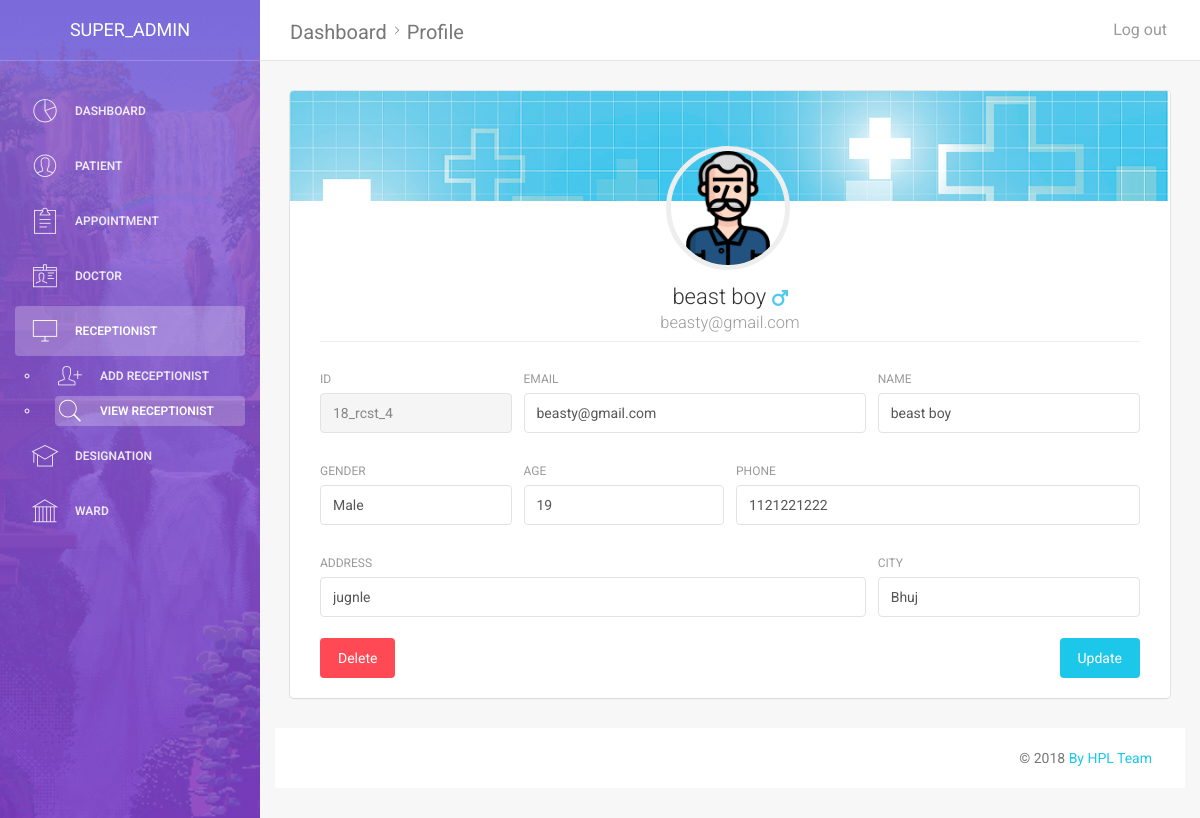
Page /view_receptionist_profile.php?id=18_rcst_4 (signed in) on the committed database.
### tables this page shows
CREATE TABLE `receptionist` (
  `receptionist_id` varchar(10) NOT NULL,
  `receptionist_name` varchar(30) NOT NULL,
  `receptionist_dob` date NOT NULL,
  `receptionist_gender` varchar(10) NOT NULL,
  `receptionist_phone` varchar(15) NOT NULL,
  `receptionist_city` varchar(30) NOT NULL,
  `receptionist_address` varchar(100) NOT NULL,
  `receptionist_email` varchar(50) NOT NULL,
  `receptionist_password` varchar(50) NOT NULL,
  `doj` timestamp(6) NOT NULL DEFAULT CURRENT_TIMESTAMP(6)
);

### assets/modules/global_module.php (called while the page is built, shortened)
<?php
function fetch_data($query,$type)
{
	include("assets/modules/db_config.php");
	$result = mysqli_query($conn,$query);
	if($result)
	{
		if($type == "login")
		{
		$count = mysqli_num_rows($result);
			if($count == 1)
			{
				return TRUE;
			}
			else
			{
				return FALSE;
			}
		}
		elseif($type == "count")
		{
			$count = mysqli_num_rows($result);
			return $count;
		}
		elseif($type == "result")
		{
			 $res = mysqli_query($conn,$query);
			 return $res;
		}
	}
	else
	{
		return "Fetch Error";
	}
}
?>

### view_receptionist_profile.php (the view, shortened to what this page needs)
<?php
include("assets/modules/global_module.php");
if(isset($_GET["id"]))
{
    $r_id = $_GET["id"];
}
if(isset($_SESSION["admin_token"]))
{
    $admin_id = $_SESSION["admin_token"];
}
$result = fetch_data("select * from admin where admin_id= '$admin_id'","result");
$a_data = mysqli_fetch_assoc($result);
$data = mysqli_fetch_assoc(fetch_data("select * from receptionist where receptionist_id = '$r_id'","result"));
$age = date_diff(date_create($data["receptionist_dob"]), date_create('today'))->y;
?>
<!doctype html>
<html lang="en">
<head>
    <link href="assets/css/bootstrap.min.css" rel="stylesheet" />
    <link href="assets/css/animate.min.css" rel="stylesheet"/>
    <link href="assets/css/light-bootstrap-dashboard.css?v=1.4.0" rel="stylesheet"/>
    <link href="http://maxcdn.bootstrapcdn.com/font-awesome/4.2.0/css/font-awesome.min.css" rel="stylesheet">
    <link href="assets/css/pe-icon-7-stroke.css" rel="stylesheet" />
</head>
<body>
<div class="wrapper">
    <div class="sidebar" data-color="purple" data-image="assets/img/waterfall.gif" >
        <div class="sidebar-wrapper">
            <div class="logo">
                <a href="#" class="simple-text">
                    <?php echo $a_data["admin_name"]?>
                </a>
            </div>
            <ul class="nav">
                <li >
                    <a href="dashboard_admn.php">
                        <i class="pe-7s-graph"></i>
                        <p>Dashboard</p>
                    </a>
                </li>
                <li >
                    <a href="add_patient.php" >
                        <i class="pe-7s-user"></i>
                        <p>Patient</p>
                    </a>
                </li>
                <li>
                    <a href="add_appointment.php">
                        <i class="pe-7s-note2"></i>
                        <p>Appointment</p>
                    </a>
                </li>
                <li>
                    <a href="add_doctor.php">
                        <i class="pe-7s-id"></i>
                        <p>Doctor</p>
                    </a>
                </li>
                <li  class="active">
                    <a href="add_receptionist.php">
                        <i class="pe-7s-monitor"></i>
                        <p>Receptionist</p>
                    </a>
                    <ul>
                        <li >
                            <a href="add_receptionist.php" >
                                <i class="pe-7s-add-user"></i>
                                <p>Add Receptionist</p>
                            </a>
                        </li>
                        <li class="active">
                            <a href="view_receptionist.php" >
                                <i class="pe-7s-search"></i>
                                <p>View Receptionist</p>
                            </a>
                        </li>
                    </ul>
                </li>
                <li >
                    <a href="designation.php">
                        <i class="pe-7s-study"></i>
                        <p>Designation</p>
                    </a>
                </li>
                <li >
                    <a href="ward.php">
                        <i class="pe-7s-culture"></i>
                        <p>Ward</p>
                    </a>
                </li>
            </ul>
        </div>
    </div>
    <div class="main-panel">
        <nav class="navbar navbar-default navbar-fixed">
            <div class="container-fluid">
                <div class="navbar-header">
                    <a class="navbar-brand" href="#">Dashboard<i class="pe-7s-angle-right"></i>Profile</a>
                </div>
                <div class="collapse navbar-collapse">
                    <ul class="nav navbar-nav navbar-right">
                        <li>
                            <a href="logout.php?for=<?php echo $admin_id; ?>">
                                <p>Log out</p>
                            </a>
                        </li>
                    </ul>
                </div>
            </div>
        </nav>
        <div class="content">
            <div class="container-fluid">
                <div class="row">
                    <div class="col-md-12">
                        <div class="card card-user">
                            <div class="image" >
                            </div>
                            <div class="content">
                                <div class="author">
                                    <a href="#">
                                        <img class="avatar border-gray" src="assets/img/avatars/014-man-12.png" alt="..."/  >
                                        <h4 class="title"><?php echo $data["receptionist_name"]; if($data["receptionist_gender"]=="Male"){ echo "&nbsp<img src='assets/img/male.png'>"; }else{ echo "&nbsp<img src='assets/img/female.png'>"; }?><br />
                                            <small><?php echo $data["receptionist_email"]; ?></small>
                                        </h4>
                                    </a>
                                </div>
                                <hr>
                                <div class="content">
                                    <form method="POST" name="admin_edit_patient">
                                        <div class="row">
                                            <div class="col-md-3">
                                                <div class="form-group">
                                                    <label>Id</label>
                                                    <input type="text" name="r_id" class="form-control" disabled value="<?php echo $data["receptionist_id"]; ?>">
                                                </div>
                                            </div>
                                            <div class="col-md-5">
                                                <div class="form-group">
                                                    <label>Email</label>
                                                    <input type="email" name="r_email" class="form-control"  value="<?php echo $data["receptionist_email"]; ?>">
                                                </div>
                                            </div>
                                            <div class="col-md-4">
                                                <div class="form-group">
                                                    <label >Name</label>
                                                    <input type="text" name="r_name" class="form-control"  value="<?php echo $data["receptionist_name"]; ?>">
                                                </div>
                                            </div>
                                        </div>
                                        <div class="row">
                                            <div class="col-md-3">
                                                <div class="form-group">
                                                    <label>Gender</label>
                                                    <input type="text" name="r_gender" class="form-control"  value="<?php echo $data["receptionist_gender"]; ?>">
                                                </div>
                                            </div>
                                            <div class="col-md-3">
                                                <div class="form-group">
                                                    <label>Age</label>
                                                    <input type="text" name="r_age" class="form-control" value="<?php echo $age ?>">
                                                </div>
                                            </div>
                                            <div class="col-md-6">
                                                <div class="form-group">
                                                    <label>Phone</label>
                                                    <input type="text" name="r_phone" class="form-control"  value="<?php echo $data["receptionist_phone"]; ?>">
                                                </div>
                                            </div>
                                        </div>
                                        <div class="row">
                                            <div class="col-md-8">
                                                <div class="form-group">
                                                    <label>Address</label>
                                                    <input type="text" name="r_address" class="form-control"  value="<?php echo $data["receptionist_address"]; ?>">
                                                </div>
                                            </div>
                                            <div class="col-md-4">
                                                <div class="form-group">
                                                    <label>City</label>
                                                    <input type="text" name="r_city" class="form-control"  value="<?php echo $data["receptionist_city"]; ?>">
                                                </div>
                                            </div>
                                        </div>
                                        <a class="btn btn-danger btn-fill pull-left" data-toggle="modal" data-target="#myModal">
                                            Delete
                                        </a>
                                        <button type="submit" class="btn btn-info btn-fill pull-right">Update</button>
                                        <br><br>
                                    </form>
                                </div>
                            </div>
                        </div>
                    </div>
                </div>
            </div>
            <footer class="footer">
                <div class="container-fluid">
                    <p class="copyright pull-right">
                        &copy; <script>document.write(new Date().getFullYear())</script>
                        <a href="#">By HPL Team</a>
                    </p>
                </div>
            </footer>
        </div>
    </div>
</body>
</html>

### rows in the picture
receptionist: receptionist_name "beast boy", receptionist_email "beasty@gmail.com", r_id "18_rcst_4", r_email "beasty@gmail.com", r_name "beast boy", r_gender "Male", r_age "19", r_phone "1121221222", r_address "jugnle", r_city "Bhuj"

### other values in the picture
$a_data["admin_name"] "SUPER_ADMIN"
